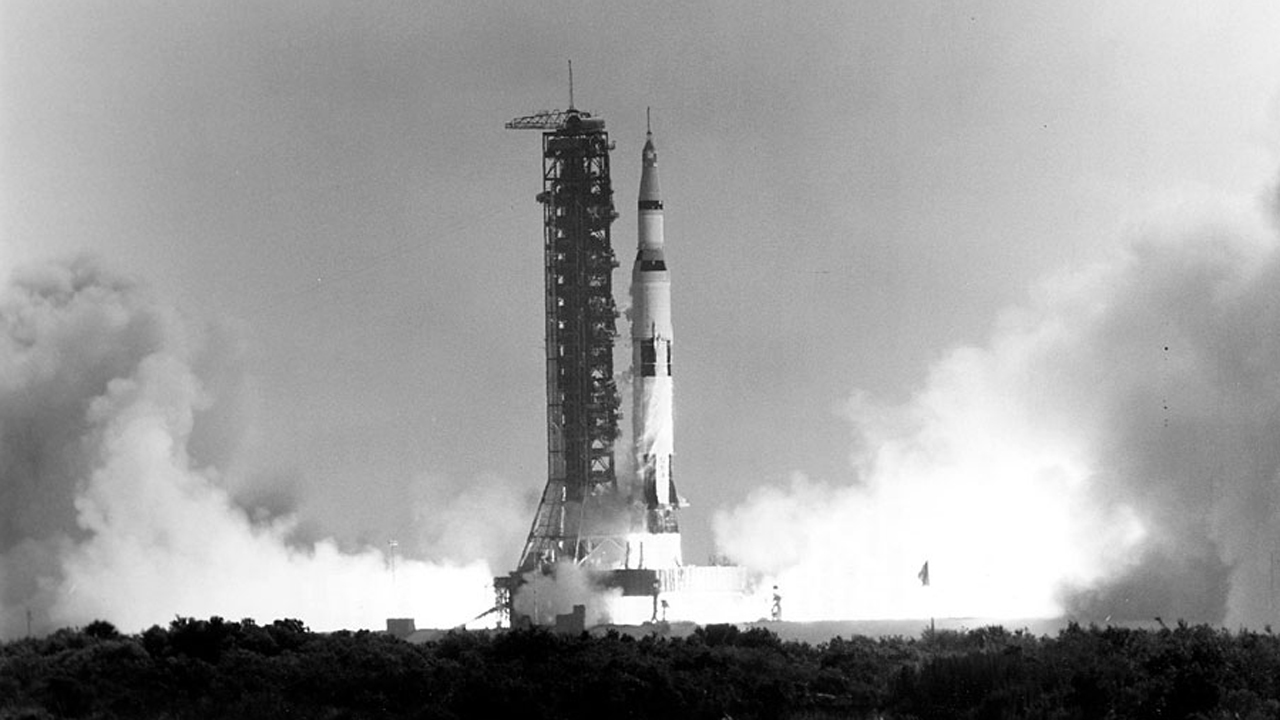
#> input picture images/input/apollo_11_launch.jpg, 1280 x 720 px, found by its file name
$ python 03_canny.py
#> lines starting #> are read from the running program, lines starting #| are printed output that depends on the picture
import cv2
import numpy as np
import matplotlib.pyplot as plt

# Read image
img_path = r".\images\input\apollo_11_launch.jpg"
img = cv2.imread(img_path, cv2.IMREAD_GRAYSCALE)
#> img is the input picture: shape (720, 1280); min 0, max 255, mean 156.2

if img is None:
    print("Error: Could not load image")
    exit()

# Apply Gaussian Blur to reduce noise
blurred = cv2.GaussianBlur(img, (5, 5), 1.5)


# Apply Canny Edge Detection
edges = cv2.Canny(blurred, 50, 150)
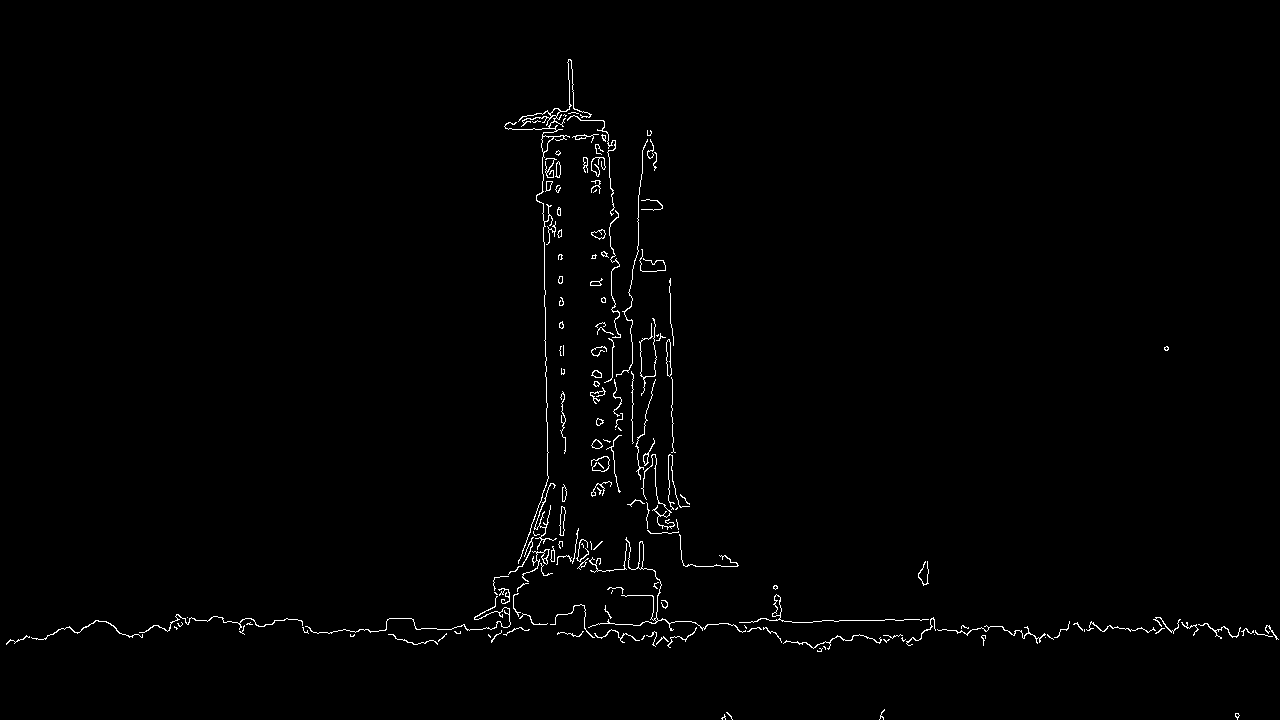
#> edges: shape (720, 1280); 1% white in thin lines or dots

cv2.imshow("Original Image", img)
cv2.imshow("Edges", edges)

cv2.waitKey(0)
cv2.destroyAllWindows()

$ run again, with images/input/cat-dog.jpg copied over images/input/apollo_11_launch.jpg
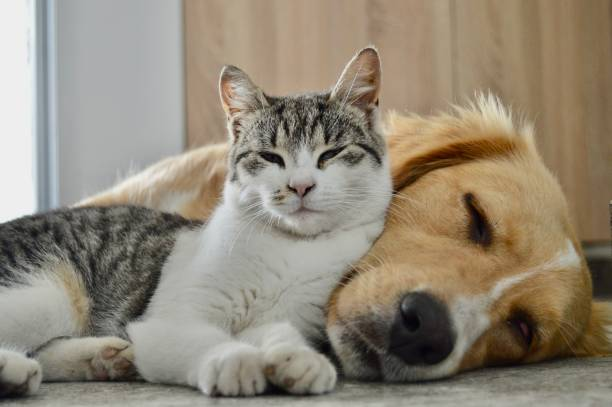
#> input picture images/input/cat-dog.jpg, 612 x 407 px, found by its file name
#> `img = cv2.imread(img_path, cv2.IMREAD_GRAYSCALE)`:
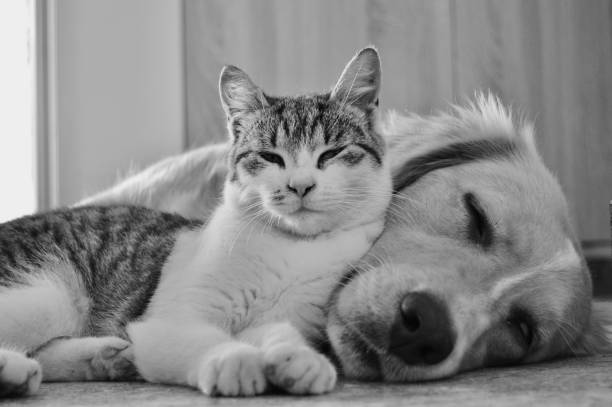
#> img: shape (407, 612); min 0, max 244, mean 136.8
#> `edges = cv2.Canny(blurred, 50, 150)`:
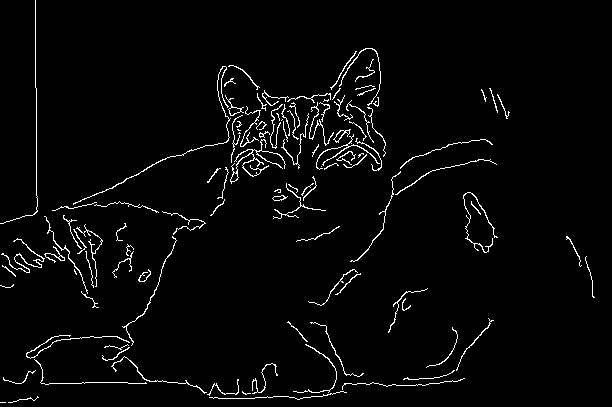
#> edges: shape (407, 612); 2.9% white in thin lines or dots

$ run again, with images/input/cat_dog.jpg copied over images/input/apollo_11_launch.jpg
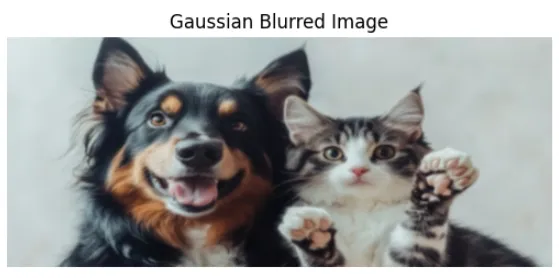
#> input picture images/input/cat_dog.jpg, 559 x 278 px, found by its file name
#> `blurred = cv2.GaussianBlur(img, (5, 5), 1.5)`:
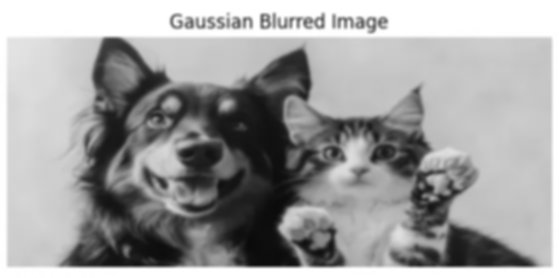
#> blurred: shape (278, 559); min 9, max 255, mean 160.1
#> `edges = cv2.Canny(blurred, 50, 150)`:
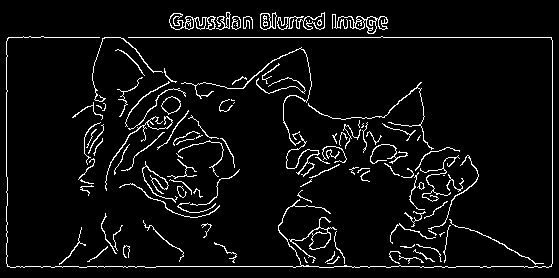
#> edges: shape (278, 559); 5.5% white in thin lines or dots
